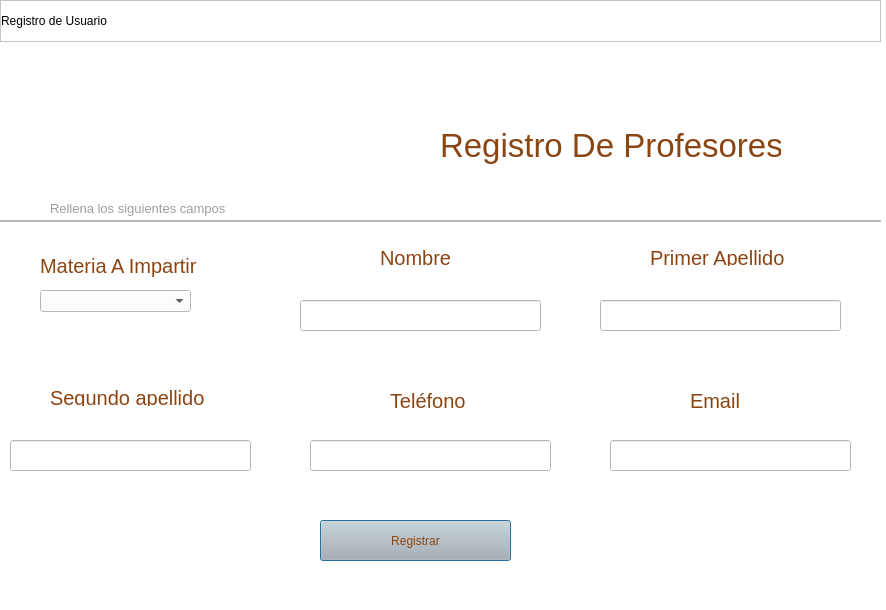
<?xml version="1.0" encoding="UTF-8"?>
<ui version="4.0">
 <class>Dialog</class>
 <widget class="QDialog" name="Dialog">
  <property name="geometry">
   <rect>
    <x>0</x>
    <y>0</y>
    <width>886</width>
    <height>610</height>
   </rect>
  </property>
  <property name="windowTitle">
   <string>Dialog</string>
  </property>
  <property name="styleSheet">
   <string notr="true">background-color: rgb(255, 255, 255);</string>
  </property>
  <widget class="QLabel" name="label">
   <property name="geometry">
    <rect>
     <x>10</x>
     <y>40</y>
     <width>321</width>
     <height>151</height>
    </rect>
   </property>
   <property name="text">
    <string/>
   </property>
   <property name="pixmap">
    <pixmap>Icons/Logo2.svg</pixmap>
   </property>
   <property name="scaledContents">
    <bool>true</bool>
   </property>
  </widget>
  <widget class="QLabel" name="label_2">
   <property name="geometry">
    <rect>
     <x>440</x>
     <y>120</y>
     <width>341</width>
     <height>51</height>
    </rect>
   </property>
   <property name="styleSheet">
    <string notr="true">QLabel{
color: rgb(218, 218, 218); font-size:25pt;
color: #8B4513
}
</string>
   </property>
   <property name="text">
    <string>Registro De Profesores</string>
   </property>
  </widget>
  <widget class="QFrame" name="frame">
   <property name="geometry">
    <rect>
     <x>0</x>
     <y>220</y>
     <width>881</width>
     <height>2</height>
    </rect>
   </property>
   <property name="maximumSize">
    <size>
     <width>16777215</width>
     <height>2</height>
    </size>
   </property>
   <property name="styleSheet">
    <string notr="true">background-color: rgb(238, 238, 238);</string>
   </property>
   <property name="frameShape">
    <enum>QFrame::StyledPanel</enum>
   </property>
   <property name="frameShadow">
    <enum>QFrame::Raised</enum>
   </property>
  </widget>
  <widget class="QLineEdit" name="lineEdit_nombre">
   <property name="geometry">
    <rect>
     <x>300</x>
     <y>300</y>
     <width>241</width>
     <height>31</height>
    </rect>
   </property>
   <property name="styleSheet">
    <string notr="true">font-size:14pt; 
color: rgb(202, 202, 202); </string>
   </property>
   <property name="text">
    <string/>
   </property>
  </widget>
  <widget class="QLabel" name="label_8">
   <property name="geometry">
    <rect>
     <x>390</x>
     <y>390</y>
     <width>191</width>
     <height>21</height>
    </rect>
   </property>
   <property name="styleSheet">
    <string notr="true">QLabel{
color: rgb(218, 218, 218); font-size:15pt;
color: #8B4513;
}
</string>
   </property>
   <property name="text">
    <string>Teléfono</string>
   </property>
  </widget>
  <widget class="QLabel" name="label_10">
   <property name="geometry">
    <rect>
     <x>50</x>
     <y>200</y>
     <width>181</width>
     <height>16</height>
    </rect>
   </property>
   <property name="styleSheet">
    <string notr="true">QLabel{
color: rgb(218, 218, 218); font-size:10pt;
color: #9d9d9d;
}
</string>
   </property>
   <property name="text">
    <string>Rellena los siguientes campos</string>
   </property>
  </widget>
  <widget class="QLabel" name="label_5">
   <property name="geometry">
    <rect>
     <x>690</x>
     <y>390</y>
     <width>161</width>
     <height>21</height>
    </rect>
   </property>
   <property name="styleSheet">
    <string notr="true">QLabel{
color: rgb(218, 218, 218); font-size:15pt;
color: #8B4513;
}
</string>
   </property>
   <property name="text">
    <string>Email</string>
   </property>
  </widget>
  <widget class="QPushButton" name="pushButton_registrar">
   <property name="geometry">
    <rect>
     <x>320</x>
     <y>520</y>
     <width>191</width>
     <height>41</height>
    </rect>
   </property>
   <property name="styleSheet">
    <string notr="true">background-color: rgb(181, 181, 181);
font: 700 15pt &quot;Segoe UI&quot;;
color: #8B4513;</string>
   </property>
   <property name="text">
    <string>Registrar</string>
   </property>
  </widget>
  <widget class="QLabel" name="label_3">
   <property name="geometry">
    <rect>
     <x>40</x>
     <y>250</y>
     <width>171</width>
     <height>31</height>
    </rect>
   </property>
   <property name="styleSheet">
    <string notr="true">QLabel{
color: rgb(218, 218, 218); font-size:15pt;
color: #8B4513;
}
</string>
   </property>
   <property name="text">
    <string>Materia A Impartir</string>
   </property>
  </widget>
  <widget class="QLabel" name="label_4">
   <property name="geometry">
    <rect>
     <x>380</x>
     <y>250</y>
     <width>141</width>
     <height>16</height>
    </rect>
   </property>
   <property name="styleSheet">
    <string notr="true">QLabel{
color: rgb(218, 218, 218); font-size:15pt;
color: #8B4513;
}
</string>
   </property>
   <property name="text">
    <string>Nombre</string>
   </property>
  </widget>
  <widget class="QLineEdit" name="lineEdit_segundo_Apellido">
   <property name="geometry">
    <rect>
     <x>10</x>
     <y>440</y>
     <width>241</width>
     <height>31</height>
    </rect>
   </property>
   <property name="styleSheet">
    <string notr="true">font-size:14pt; 
color: rgb(202, 202, 202); </string>
   </property>
   <property name="text">
    <string/>
   </property>
  </widget>
  <widget class="QLabel" name="label_6">
   <property name="geometry">
    <rect>
     <x>650</x>
     <y>250</y>
     <width>141</width>
     <height>16</height>
    </rect>
   </property>
   <property name="styleSheet">
    <string notr="true">QLabel{
color: rgb(218, 218, 218); font-size:15pt;
color: #8B4513;
}
</string>
   </property>
   <property name="text">
    <string>Primer Apellido</string>
   </property>
  </widget>
  <widget class="QLineEdit" name="lineEdit_Email">
   <property name="geometry">
    <rect>
     <x>610</x>
     <y>440</y>
     <width>241</width>
     <height>31</height>
    </rect>
   </property>
   <property name="styleSheet">
    <string notr="true">font-size:14pt; 
color: rgb(202, 202, 202); </string>
   </property>
   <property name="text">
    <string/>
   </property>
  </widget>
  <widget class="QLineEdit" name="lineEdit_Telefono">
   <property name="geometry">
    <rect>
     <x>310</x>
     <y>440</y>
     <width>241</width>
     <height>31</height>
    </rect>
   </property>
   <property name="styleSheet">
    <string notr="true">font-size:14pt; 
color: rgb(202, 202, 202); </string>
   </property>
   <property name="text">
    <string/>
   </property>
  </widget>
  <widget class="QFrame" name="frame_superior">
   <property name="geometry">
    <rect>
     <x>0</x>
     <y>0</y>
     <width>881</width>
     <height>42</height>
    </rect>
   </property>
   <property name="minimumSize">
    <size>
     <width>0</width>
     <height>42</height>
    </size>
   </property>
   <property name="maximumSize">
    <size>
     <width>16777215</width>
     <height>40</height>
    </size>
   </property>
   <property name="styleSheet">
    <string notr="true">
QFrame{
background-color:#ffffff;
}

QPushButton{
background-color:#000000ff;
border-radius:20px

}

QPushButton:hover{
background-color:rgb(53,53,79);
border-radius:20px;
}</string>
   </property>
   <property name="frameShape">
    <enum>QFrame::StyledPanel</enum>
   </property>
   <property name="frameShadow">
    <enum>QFrame::Raised</enum>
   </property>
   <layout class="QHBoxLayout" name="horizontalLayout">
    <property name="spacing">
     <number>5</number>
    </property>
    <property name="leftMargin">
     <number>0</number>
    </property>
    <property name="topMargin">
     <number>0</number>
    </property>
    <property name="rightMargin">
     <number>0</number>
    </property>
    <property name="bottomMargin">
     <number>0</number>
    </property>
    <item>
     <widget class="QLabel" name="label_9">
      <property name="styleSheet">
       <string notr="true">font: 900 10pt &quot;Arial Black&quot;;</string>
      </property>
      <property name="text">
       <string>Registro de Usuario</string>
      </property>
     </widget>
    </item>
    <item>
     <spacer name="horizontalSpacer">
      <property name="orientation">
       <enum>Qt::Horizontal</enum>
      </property>
      <property name="sizeHint" stdset="0">
       <size>
        <width>565</width>
        <height>17</height>
       </size>
      </property>
     </spacer>
    </item>
    <item>
     <widget class="QPushButton" name="bt_minimizar">
      <property name="minimumSize">
       <size>
        <width>40</width>
        <height>40</height>
       </size>
      </property>
      <property name="styleSheet">
       <string notr="true"/>
      </property>
      <property name="text">
       <string/>
      </property>
      <property name="icon">
       <iconset>
        <normaloff>Icons/minus.svg</normaloff>Icons/minus.svg</iconset>
      </property>
      <property name="iconSize">
       <size>
        <width>38</width>
        <height>38</height>
       </size>
      </property>
     </widget>
    </item>
    <item>
     <widget class="QPushButton" name="bt_restaurar">
      <property name="minimumSize">
       <size>
        <width>40</width>
        <height>40</height>
       </size>
      </property>
      <property name="styleSheet">
       <string notr="true"/>
      </property>
      <property name="text">
       <string/>
      </property>
      <property name="icon">
       <iconset>
        <normaloff>Icons/window-minimize.svg</normaloff>Icons/window-minimize.svg</iconset>
      </property>
      <property name="iconSize">
       <size>
        <width>28</width>
        <height>28</height>
       </size>
      </property>
     </widget>
    </item>
    <item>
     <widget class="QPushButton" name="bt_maximizar">
      <property name="minimumSize">
       <size>
        <width>40</width>
        <height>40</height>
       </size>
      </property>
      <property name="styleSheet">
       <string notr="true"/>
      </property>
      <property name="text">
       <string/>
      </property>
      <property name="icon">
       <iconset>
        <normaloff>Icons/maximize.svg</normaloff>Icons/maximize.svg</iconset>
      </property>
      <property name="iconSize">
       <size>
        <width>28</width>
        <height>28</height>
       </size>
      </property>
     </widget>
    </item>
    <item>
     <widget class="QPushButton" name="bt_cerrar_2">
      <property name="minimumSize">
       <size>
        <width>40</width>
        <height>40</height>
       </size>
      </property>
      <property name="styleSheet">
       <string notr="true"/>
      </property>
      <property name="text">
       <string/>
      </property>
      <property name="icon">
       <iconset>
        <normaloff>Icons/x.svg</normaloff>Icons/x.svg</iconset>
      </property>
      <property name="iconSize">
       <size>
        <width>38</width>
        <height>38</height>
       </size>
      </property>
     </widget>
    </item>
   </layout>
  </widget>
  <widget class="QLineEdit" name="lineEdit_apellido">
   <property name="geometry">
    <rect>
     <x>600</x>
     <y>300</y>
     <width>241</width>
     <height>31</height>
    </rect>
   </property>
   <property name="styleSheet">
    <string notr="true">font-size:14pt; 
color: rgb(202, 202, 202); </string>
   </property>
   <property name="text">
    <string/>
   </property>
  </widget>
  <widget class="QLabel" name="label_7">
   <property name="geometry">
    <rect>
     <x>50</x>
     <y>390</y>
     <width>161</width>
     <height>16</height>
    </rect>
   </property>
   <property name="styleSheet">
    <string notr="true">QLabel{
color: rgb(218, 218, 218); font-size:15pt;
color: #8B4513;
}
</string>
   </property>
   <property name="text">
    <string>Segundo apellido</string>
   </property>
  </widget>
  <widget class="QComboBox" name="comboBox_materia">
   <property name="geometry">
    <rect>
     <x>40</x>
     <y>290</y>
     <width>151</width>
     <height>22</height>
    </rect>
   </property>
  </widget>
 </widget>
 <resources/>
 <connections/>
</ui>
